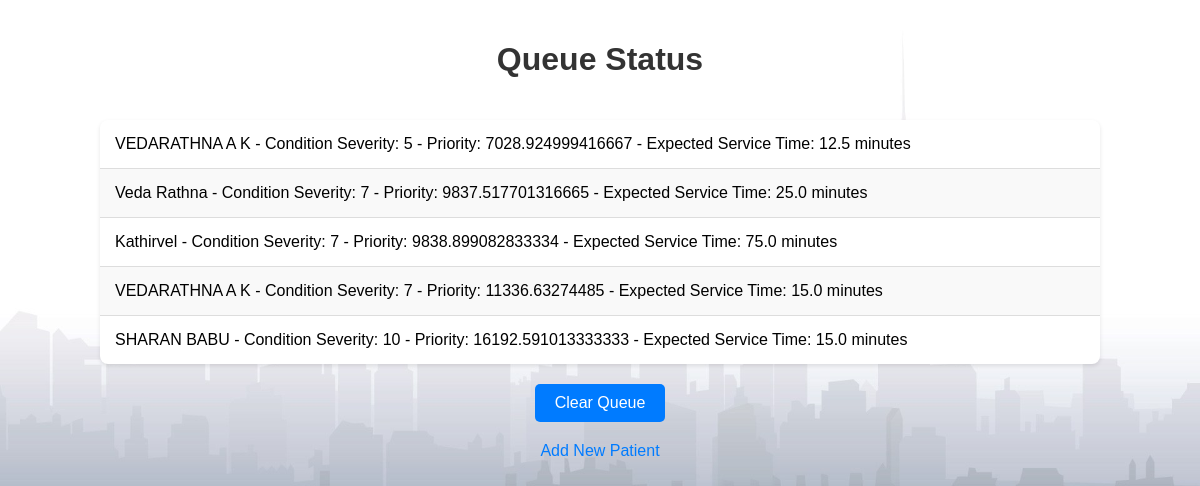
Page /queue/queue/status/ on the earlier database version.
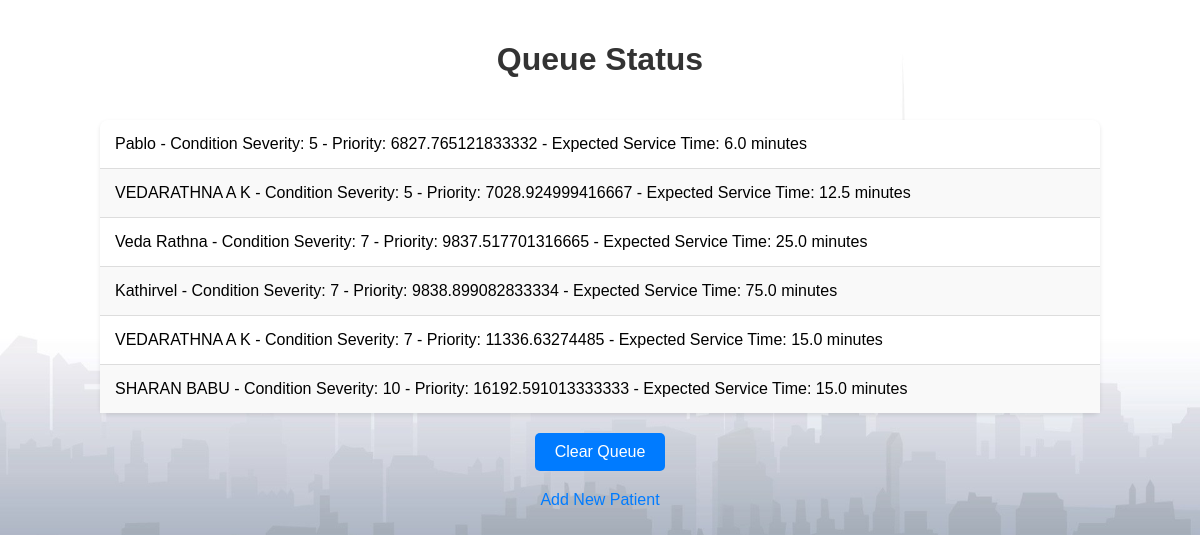
Same page on the later database version.
### queue_app/models.py (models this page shows, shortened)
class Queue(models.Model):
    patient = models.ForeignKey(Patient, on_delete=models.CASCADE)
    priority = models.IntegerField(default=0)
    arrival_time = models.DateTimeField(default=timezone.now)
    def update_priority(self):
        if timezone.is_naive(self.arrival_time):
            arrival_time = timezone.make_aware(self.arrival_time)
        else:
            arrival_time = self.arrival_time
        current_time = timezone.now()
        time_waited = current_time - arrival_time
        wait_time_in_minutes = time_waited.total_seconds() / 60
        patient_severity = self.patient.condition_severity
        self.priority = patient_severity * wait_time_in_minutes
        self.save()

class Patient(models.Model):
    name = models.CharField(max_length=100)
    condition_severity = models.IntegerField()  # Higher severity = Higher priority
    arrival_time = models.DateTimeField(auto_now_add=True)
    expected_service_time = models.IntegerField()  # in minutes
    priority = models.IntegerField(default=0)  # Priority field (higher value = higher priority)
    def calculate_actual_service_time(self):
        severity_factor = 1 if self.condition_severity > 5 else 2
        return self.expected_service_time / severity_factor

### queue_app/views.py (the view)
# urls.py: path('queue/status/', views.queue_status, name='queue_status'),
def queue_status(request):
    queue = Queue.objects.all()
    for item in queue:
        item.update_priority()
    sorted_queue = sorted(queue, key=lambda x: x.priority)
    context = {
        'queue': sorted_queue
    }
    return render(request, 'queue_app/queue_status.html', context)

### queue_app/templates/queue_app/queue_status.html (shortened to what this page needs)
{% load static %}
<!DOCTYPE html>
<html>
<head>
    <link rel="stylesheet" type="text/css" href="{% static 'queue_app/css/queue_status.css' %}">
</head>
<body>
    <h1>Queue Status</h1>
    <ul>
        {% for item in queue %}
            <li>{{ item.patient.name }} - Condition Severity: {{ item.patient.condition_severity }} - Priority: {{ item.priority }} - Expected Service Time: {{ item.patient.calculate_actual_service_time }} minutes</li>
        {% empty %}
            <li>No patients in queue.</li>
        {% endfor %}
    </ul>
    <form method="post" action="{% url 'clear_queue' %}">
        <button type="submit">Clear Queue</button>
    </form>
    <a href="{% url 'patient_arrival' %}">Add New Patient</a>
</body>
</html>

Differences in the rows shown:
added Queue: patient.name "Pablo", patient.condition_severity "5", priority "6827.765121833332", patient.calculate_actual_service_time "6.0"
